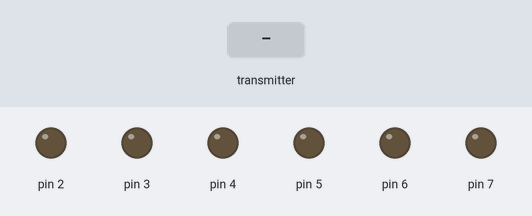
The program below on a simulated Arduino Nano, built with avr-gcc and run on an emulated ATmega328P. Parts: output pins drawn as LEDs (lit = HIGH). The inputs (shaded band) are chosen by the test bench. No radio packets arrive unless stated.

Above: at 1.2 s.
1.3 s: the transmitter starts sending joyX = 0
At 2.2 s:
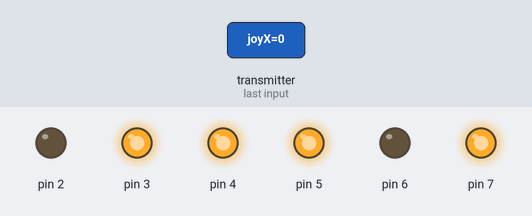
2.8 s: the transmitter starts sending joyX = 256
At 3.3 s:
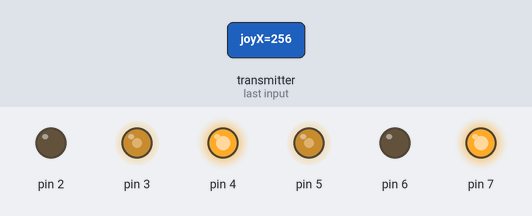
4.3 s: the transmitter starts sending joyX = 1023
At 5.5 s:
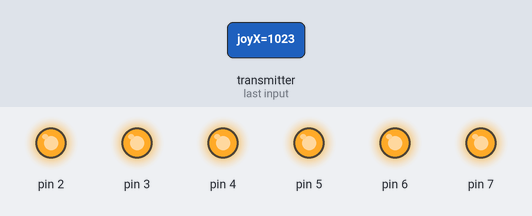
5.8 s: the transmitter starts sending joyX = 512
At 6.8 s:
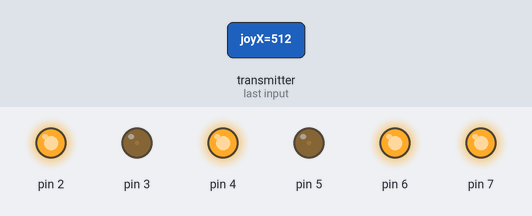
7.3 s: the transmitter starts sending joyX = 256
At 7.9 s:
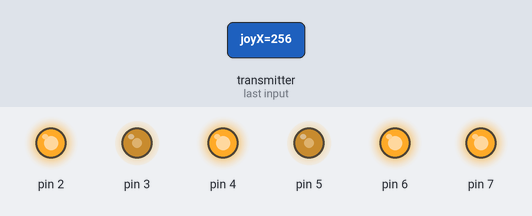
Timing chart, 0 to 9.8 s (numbered marks = the images above; inputs shaded):
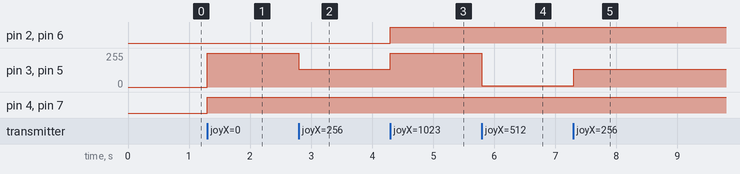

Measured:
- after the input at 1.3 s, pin 3, pin 5: 0/255 → 255/255 at once; pin 4, pin 7: LOW → HIGH at once
- after the input at 2.8 s, pin 3, pin 5: 255/255 → 132/255 at once
- after the input at 4.3 s, pin 2, pin 6: LOW → HIGH at once; pin 3, pin 5: 132/255 → 255/255 at once
- after the input at 5.8 s, pin 3, pin 5: 255/255 → 8/255 at once
- after the input at 7.3 s, pin 3, pin 5: 8/255 → 132/255 at once

The program:

main.cpp
```cpp
#include <Arduino.h>
#include <SPI.h>
#include <nRF24L01.h>
#include <RF24.h>

RF24 radio(9, 10); // CE, CSN

const byte address[6] = "00001";

struct SampleData {
  int joyX;
  int joyY;
  byte button;
};

SampleData data;

void setup() {
  Serial.begin(9600);
  radio.begin();
  radio.openReadingPipe(1, address);
  radio.setPALevel(RF24_PA_MAX);
  radio.setChannel(54);
  radio.startListening();

  // L298N pwm pins
  pinMode(3, OUTPUT);
  pinMode(5, OUTPUT);

  // L298N digital pins
  pinMode(2, OUTPUT);
  pinMode(4, OUTPUT);
  pinMode(6, OUTPUT);
  pinMode(7, OUTPUT);
}

void loop() {
  if (radio.available()) {
    radio.read(&data, sizeof(data));
    int valFront = map(data.joyX, 530, 1022, 0, 255);
    int valBack = map(data.joyX, 0, 528, 255, 0);

    int valLeft = map(data.joyY, 0, 515, 255, 0);
    int valRight = map(data.joyY, 515, 1022, 0, 255);
    if(valFront > 0) {
      analogWrite(3, valFront);
      analogWrite(5, valFront);
      digitalWrite(2, HIGH);
      digitalWrite(6, HIGH);

    } else if(valBack > 0) {
      analogWrite(3, valBack);
      analogWrite(5, valBack);
      digitalWrite(4, HIGH);
      digitalWrite(7, HIGH);

    } else if(valLeft > 0) {
      analogWrite(3, valLeft);
      analogWrite(5, valLeft);
      digitalWrite(4, HIGH);
      digitalWrite(6, HIGH);

    } else if(valRight > 0) {
      analogWrite(3, valRight);
      analogWrite(5, valRight);
      digitalWrite(2, HIGH);
      digitalWrite(7, HIGH);
    }
    else {
      analogWrite(3, 0);
      analogWrite(5, 0);
      digitalWrite(2, LOW);
      digitalWrite(4, LOW);
      digitalWrite(6, LOW);
      digitalWrite(7, LOW);
    }
  }

}
```
